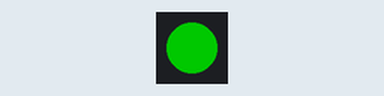
Recording of a sketch running on a simulated Arduino Uno, built with avr-gcc and run on an emulated ATmega328P. Parts: 1 RGB LEDs in strip order, left to right. Dim RGB values are drawn brighter than linear.

Above: at 0.5 s.
At 3.5 s:
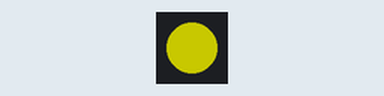
Timing chart, 0 to 4.6 s (numbered marks = the images above):
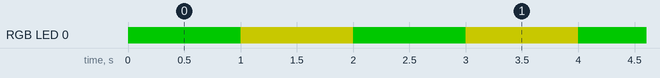

Measured:
- by itself, RGB LED 0: alternates RGB(100, 100, 0) for 1.0 s and RGB(0, 100, 0) for 1.0 s

The sketch:

ice.ino
```cpp
// A basic everyday NeoPixel strip test program.

// Modified Jan 2020 Doug Whitton - any comments I have added start with DW -

// NEOPIXEL BEST PRACTICES for most reliable operation:
// - Add 1000 uF CAPACITOR between NeoPixel strip's + and - connections.
// - MINIMIZE WIRING LENGTH between microcontroller board and first pixel.
// - NeoPixel strip's DATA-IN should pass through a 300-500 OHM RESISTOR.
// - AVOID connecting NeoPixels on a LIVE CIRCUIT. If you must, ALWAYS
//   connect GROUND (-) first, then +, then data.
// - When using a 3.3V microcontroller with a 5V-powered NeoPixel strip,
//   a LOGIC-LEVEL CONVERTER on the data line is STRONGLY RECOMMENDED.
// (Skipping these may work OK on your workbench but can fail in the field)

#include <Adafruit_NeoPixel.h>


// Which pin on the Arduino is connected to the NeoPixels?
// On a Trinket or Gemma we suggest changing this to 1:
#define LED_PIN    6

// How many NeoPixels are attached to the Arduino?
#define LED_COUNT 1


//DW - this is a constructor, a number of parameters that are passed to an object when it is instantiated
// DW strip is the variable created for the new object
// Declare our NeoPixel strip object:
Adafruit_NeoPixel strip(LED_COUNT, LED_PIN, NEO_GRB);
// Argument 1 = Number of pixels in NeoPixel strip
// Argument 2 = Arduino pin number (most are valid)
// Argument 3 = Pixel type flags, add together as needed:
//   NEO_KHZ800  800 KHz bitstream (most NeoPixel products w/WS2812 LEDs)
//   NEO_KHZ400  400 KHz (classic 'v1' (not v2) FLORA pixels, WS2811 drivers)
//   NEO_GRB     Pixels are wired for GRB bitstream (most NeoPixel products)
//   NEO_RGB     Pixels are wired for RGB bitstream (v1 FLORA pixels, not v2)
//   NEO_RGBW    Pixels are wired for RGBW bitstream (NeoPixel RGBW products)


// setup() function -- runs once at startup --------------------------------

void setup() {


  // DW - Neopixel is an adafruit RGB that comes in many types of form factor, this code is generic, it can be used for multiple RGB lights or a single light
  strip.begin();           // INITIALIZE NeoPixel strip object (REQUIRED)
  strip.show();            // Turn OFF all pixels ASAP
  strip.setBrightness(100); // Set BRIGHTNESS to about 1/5 (max = 255)
}


// loop() function -- runs repeatedly as long as board is on ---------------

void loop() {
  // Filled with yellow and green
  colorWipe(strip.Color(0,255, 0), 1000); //
  colorWipe(strip.Color(255,255,0), 1000); //

}
/*
}
// Some functions of our own for creating animated effects -----------------
// Fill strip pixels one after another with a color. Strip is NOT cleared
// first; anything there will be covered pixel by pixel. Pass in color
// (as a single 'packed' 32-bit value, which you can get by calling
// strip.Color(red, green, blue) as shown in the loop() function above),
// and a delay time (in milliseconds) between pixels.
*/
// there are 2 parameters in the colorWipe method, 1 is the color, 2 is the delay time
void colorWipe(uint32_t color, int wait) {
  for(int i=0; i<strip.numPixels(); i++) { // For each pixel in strip...
    strip.setPixelColor(i, color);         //  Set pixel's color (in RAM)
    strip.show();                          //  Update strip to match
    delay(wait);                           //  Pause for a moment
  }
}
```
